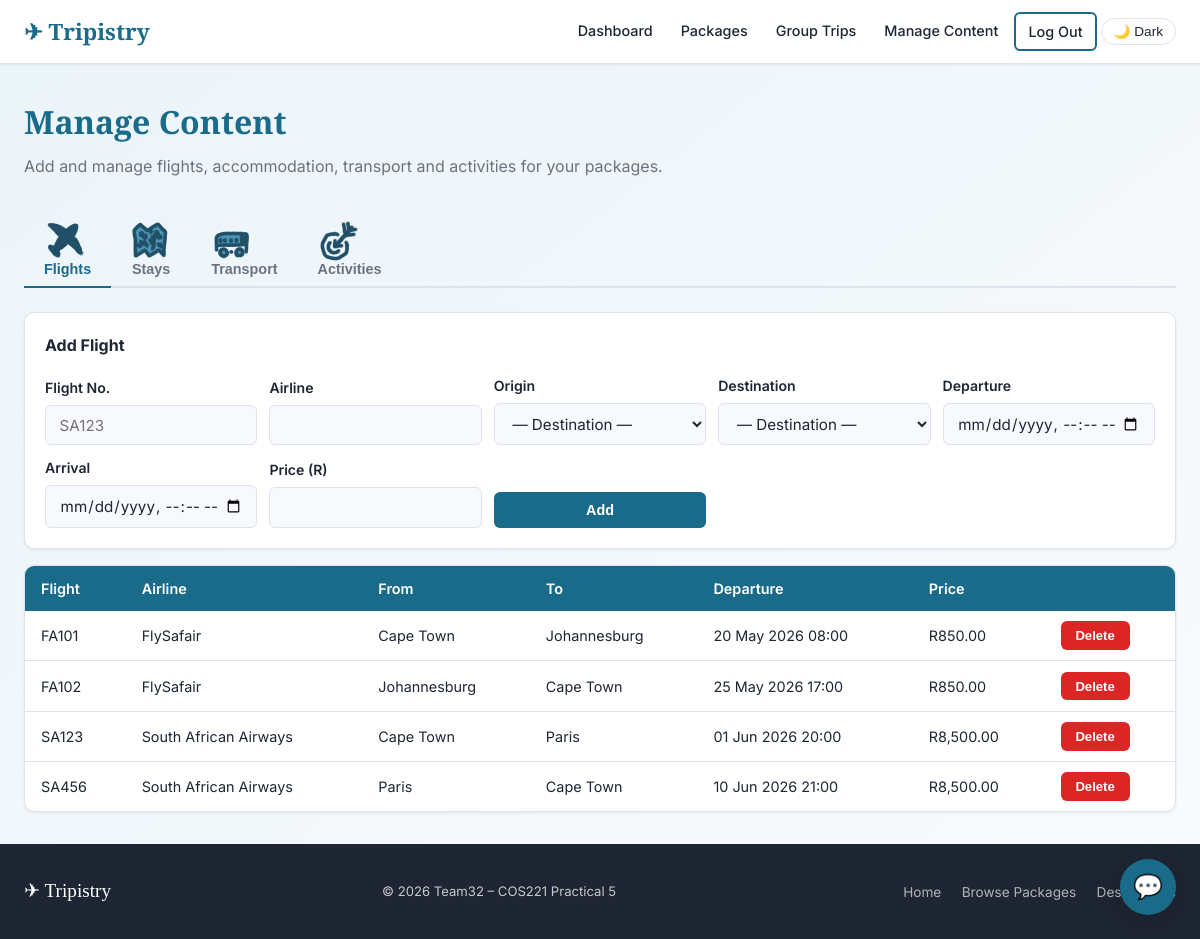
/tripistry/agency/manage_content.php (signed in), run on the app's committed database.
### tables this page shows
CREATE TABLE `flight` (
  `flight_id` int(11) NOT NULL AUTO_INCREMENT,
  `flight_number` varchar(20) NOT NULL,
  `airline` varchar(100) NOT NULL,
  `origin_destination_id` int(11) NOT NULL,
  `destination_id` int(11) NOT NULL,
  `departure_time` datetime NOT NULL,
  `arrival_time` datetime NOT NULL,
  `price` decimal(10,2) NOT NULL,
  `agency_id` int(11) NOT NULL,
  PRIMARY KEY (`flight_id`),
  KEY `origin_destination_id` (`origin_destination_id`),
  KEY `destination_id` (`destination_id`),
  KEY `agency_id` (`agency_id`),
  CONSTRAINT `fk_flight_origin` FOREIGN KEY (`origin_destination_id`) REFERENCES `destination` (`destination_id`),
  CONSTRAINT `fk_flight_destination` FOREIGN KEY (`destination_id`) REFERENCES `destination` (`destination_id`),
  CONSTRAINT `fk_flight_agency` FOREIGN KEY (`agency_id`) REFERENCES `travel_agency` (`agency_id`)
);

CREATE TABLE `destination` (
  `destination_id` int(11) NOT NULL AUTO_INCREMENT,
  `city_name` varchar(100) NOT NULL,
  `country` varchar(100) NOT NULL,
  `description` text DEFAULT NULL,
  `popular_season` varchar(100) DEFAULT NULL,
  `image_url` varchar(255) DEFAULT NULL,
  PRIMARY KEY (`destination_id`)
);

### tripistry/includes/auth.php (called while the page is built, shortened)
<?php
function is_logged_in(): bool {
    return isset($_SESSION['user_id']);
}
function current_role(): ?string {
    return $_SESSION['role'] ?? null;
}
function e(string $s): string {
    return htmlspecialchars($s, ENT_QUOTES | ENT_SUBSTITUTE, 'UTF-8');
}

### tripistry/agency/manage_content.php (the view, shortened to what this page needs)
<?php
require_once __DIR__ . '/../includes/auth.php';
$db = get_db();
$agency_id = (int)$_SESSION['agency_id'];
$active_tab = $_GET['tab'] ?? 'flights';
$destinations = $db->query("SELECT destination_id, city_name, country FROM destination ORDER BY city_name")->fetchAll();
$flights = $db->prepare("SELECT f.*,d1.city_name AS origin_city,d2.city_name AS dest_city FROM flight f JOIN destination d1 ON d1.destination_id=f.origin_destination_id JOIN destination d2 ON d2.destination_id=f.destination_id WHERE f.agency_id=? ORDER BY f.departure_time");
$flights->execute([$agency_id]); $flights = $flights->fetchAll();
require_once __DIR__ . '/../includes/header.php';
function dest_options(array $destinations, int $selected=0): string {
    $html = '<option value="">— Destination —</option>';
    foreach ($destinations as $d) {
        $sel = $selected===$d['destination_id'] ? 'selected' : '';
        $html .= "<option value=\"{$d['destination_id']}\" $sel>".htmlspecialchars($d['city_name'].', '.$d['country'])."</option>";
    }
    return $html;
}
?>
<div class="page-header">
    <h1>Manage Content</h1>
    <p>Add and manage flights, accommodation, transport and activities for your packages.</p>
</div>
<div class="tabs">
    <?php foreach ([
        'flights'       => ['label' => 'Flights',   'icon' => '../assets/plane.png'],
        'accommodation' => ['label' => 'Stays',      'icon' => '../assets/map.png'],
        'transport'     => ['label' => 'Transport',  'icon' => '../assets/transport.png'],
        'activities'    => ['label' => 'Activities', 'icon' => '../assets/img/attractions.png'],
    ] as $t => $item): ?>
    <button class="tab-btn <?= $active_tab === $t ? 'active' : '' ?>" data-tab="<?= $t ?>">
        <img src="<?= $item['icon'] ?>" alt="<?= $item['label'] ?>">
        <?= $item['label'] ?>
    </button>
    <?php endforeach; ?>
</div>
<div class="tab-panel <?= $active_tab==='flights'?'active':'' ?>" data-panel="flights">
    <div class="card mb-2"><div class="card-body">
        <h4 style="margin-bottom:1rem">Add Flight</h4>
        <form method="POST" style="display:grid;grid-template-columns:repeat(auto-fill,minmax(180px,1fr));gap:.75rem;align-items:end">
            <div class="form-group" style="margin:0"><label>Flight No.</label><input type="text" name="flight_number" class="form-control" required placeholder="SA123"></div>
            <div class="form-group" style="margin:0"><label>Airline</label><input type="text" name="airline" class="form-control" required></div>
            <div class="form-group" style="margin:0"><label>Origin</label><select name="origin_id" class="form-control" required><?= dest_options($destinations) ?></select></div>
            <div class="form-group" style="margin:0"><label>Destination</label><select name="destination_id" class="form-control" required><?= dest_options($destinations) ?></select></div>
            <div class="form-group" style="margin:0"><label>Departure</label><input type="datetime-local" name="departure_time" class="form-control" required></div>
            <div class="form-group" style="margin:0"><label>Arrival</label><input type="datetime-local" name="arrival_time" class="form-control" required></div>
            <div class="form-group" style="margin:0"><label>Price (R)</label><input type="number" name="price" class="form-control" min="0" step="0.01" required></div>
            <div class="form-group" style="margin:0"><label>&nbsp;</label><button type="submit" class="btn btn-primary btn-block">Add</button></div>
        </form>
    </div></div>
    <?php if (!empty($flights)): ?>
    <div class="table-wrap card"><table class="data-table">
        <thead><tr><th>Flight</th><th>Airline</th><th>From</th><th>To</th><th>Departure</th><th>Price</th><th></th></tr></thead>
        <tbody>
        <?php foreach ($flights as $f): ?>
        <tr>
            <td><?= e($f['flight_number']) ?></td>
            <td><?= e($f['airline']) ?></td>
            <td><?= e($f['origin_city']) ?></td>
            <td><?= e($f['dest_city']) ?></td>
            <td><?= date('d M Y H:i', strtotime($f['departure_time'])) ?></td>
            <td>R<?= number_format($f['price'],2) ?></td>
            <td><form method="POST"><button type="submit" class="btn btn-danger btn-sm" data-confirm="Delete flight?">Delete</button></form></td>
        </tr>
        <?php endforeach; ?>
        </tbody>
    </table></div>
    <?php endif; ?>
</div>
<?php require_once __DIR__ . '/../includes/footer.php'; ?>

### tripistry/includes/header.php (shortened to what this page needs)
<?php
require_once __DIR__ . '/auth.php';
?>
<!DOCTYPE html>
<html lang="en">
<head>
    <link rel="stylesheet" href="<?= BASE_URL ?>/css/style.css">
</head>
<body>
<nav class="navbar">
    <div class="nav-inner">
        <a href="<?= BASE_URL ?>/index.php" class="nav-brand">✈ Tripistry</a>
        <ul class="nav-links">
            <?php if (!is_logged_in()): ?>
                <li><a href="<?= BASE_URL ?>/index.php">Home</a></li>
                <li><a href="<?= BASE_URL ?>/login.php" class="btn btn-outline">Log In</a></li>
                <li><a href="<?= BASE_URL ?>/register.php" class="btn btn-primary">Register</a></li>
            <?php elseif (current_role() === 'agency'): ?>
                <li><a href="<?= BASE_URL ?>/agency/dashboard.php">Dashboard</a></li>
                <li><a href="<?= BASE_URL ?>/agency/packages.php">Packages</a></li>
                <li><a href="<?= BASE_URL ?>/agency/group_trips.php">Group Trips</a></li>
                <li><a href="<?= BASE_URL ?>/agency/manage_content.php">Manage Content</a></li>
                <li><a href="<?= BASE_URL ?>/logout.php" class="btn btn-outline">Log Out</a></li>
            <?php endif; ?>
            <li>
                <button class="dark-toggle" onclick="toggleDarkMode()" id="dark-btn">🌙 Dark</button>
            </li>
        </ul>
    </div>
</nav>
<main class="main-content">
<div id="chat-bubble" onclick="toggleChat()"
     style="position:fixed;bottom:1.5rem;right:1.5rem;z-index:999;
            width:56px;height:56px;border-radius:50%;
            background:var(--clr-primary);color:#fff;
            display:flex;align-items:center;justify-content:center;
            font-size:1.5rem;cursor:pointer;box-shadow:var(--shadow-lg);
            transition:transform 0.2s;">
    💬
</div>

### tripistry/includes/footer.php (shortened to what this page needs)
</main>
<footer class="site-footer">
    <div class="footer-inner">
        <p class="footer-brand">✈ Tripistry</p>
        <p class="footer-copy">&copy; <?= date('Y') ?> Team32 – COS221 Practical 5</p>
        <nav class="footer-nav">
            <a href="<?= BASE_URL ?>/index.php">Home</a>
            <a href="<?= BASE_URL ?>/traveller/packages.php">Browse Packages</a>
            <a href="<?= BASE_URL ?>/traveller/destinations.php">Destinations</a>
        </nav>
    </div>
</footer>
</body>
</html>

### data on the page
flight: flight_number "FA101", airline "FlySafair", origin_destination.city_name "Cape Town", destination.city_name "Johannesburg", departure_time "20 May 2026 08:00", price "850.00"
flight: flight_number "FA102", airline "FlySafair", origin_destination.city_name "Johannesburg", destination.city_name "Cape Town", departure_time "25 May 2026 17:00", price "850.00"
flight: flight_number "SA123", airline "South African Airways", origin_destination.city_name "Cape Town", destination.city_name "Paris", departure_time "01 Jun 2026 20:00", price "8,500.00"
flight: flight_number "SA456", airline "South African Airways", origin_destination.city_name "Paris", destination.city_name "Cape Town", departure_time "10 Jun 2026 21:00", price "8,500.00"

### other printed values
$item['label'] "Flights"
$item['label'] "Stays"
$item['label'] "Transport"
$item['label'] "Activities"
